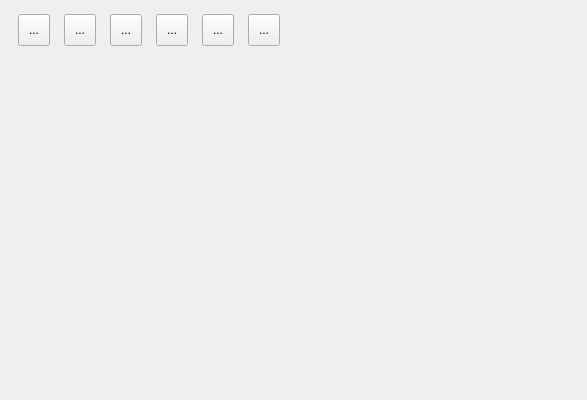
<?xml version="1.0" encoding="UTF-8"?>
<ui version="4.0">
 <class>PagePlay</class>
 <widget class="QWidget" name="PagePlay">
  <property name="geometry">
   <rect>
    <x>0</x>
    <y>0</y>
    <width>587</width>
    <height>400</height>
   </rect>
  </property>
  <property name="minimumSize">
   <size>
    <width>350</width>
    <height>400</height>
   </size>
  </property>
  <property name="windowTitle">
   <string>Form</string>
  </property>
  <widget class="QWidget" name="horizontalLayoutWidget">
   <property name="geometry">
    <rect>
     <x>10</x>
     <y>10</y>
     <width>281</width>
     <height>41</height>
    </rect>
   </property>
   <layout class="QHBoxLayout" name="horizontalLayout">
    <item>
     <widget class="QToolButton" name="btnSlow">
      <property name="minimumSize">
       <size>
        <width>32</width>
        <height>32</height>
       </size>
      </property>
      <property name="text">
       <string>...</string>
      </property>
      <property name="icon">
       <iconset resource="images.qrc">
        <normaloff>:/images/pslow_on.png</normaloff>:/images/pslow_on.png</iconset>
      </property>
      <property name="iconSize">
       <size>
        <width>32</width>
        <height>32</height>
       </size>
      </property>
      <property name="checkable">
       <bool>false</bool>
      </property>
     </widget>
    </item>
    <item>
     <widget class="QToolButton" name="btnFast">
      <property name="minimumSize">
       <size>
        <width>32</width>
        <height>32</height>
       </size>
      </property>
      <property name="text">
       <string>...</string>
      </property>
      <property name="icon">
       <iconset resource="images.qrc">
        <normaloff>:/images/pfast_on.png</normaloff>:/images/pfast_on.png</iconset>
      </property>
      <property name="iconSize">
       <size>
        <width>32</width>
        <height>32</height>
       </size>
      </property>
      <property name="checkable">
       <bool>false</bool>
      </property>
     </widget>
    </item>
    <item>
     <widget class="QToolButton" name="btnHome">
      <property name="minimumSize">
       <size>
        <width>32</width>
        <height>32</height>
       </size>
      </property>
      <property name="text">
       <string>...</string>
      </property>
      <property name="icon">
       <iconset resource="images.qrc">
        <normaloff>:/images/phome_on.png</normaloff>:/images/phome_on.png</iconset>
      </property>
      <property name="iconSize">
       <size>
        <width>32</width>
        <height>32</height>
       </size>
      </property>
      <property name="checkable">
       <bool>false</bool>
      </property>
     </widget>
    </item>
    <item>
     <widget class="QToolButton" name="btnBegin">
      <property name="minimumSize">
       <size>
        <width>32</width>
        <height>32</height>
       </size>
      </property>
      <property name="text">
       <string>...</string>
      </property>
      <property name="icon">
       <iconset resource="images.qrc">
        <normaloff>:/images/pbegin_on.png</normaloff>:/images/pbegin_on.png</iconset>
      </property>
      <property name="iconSize">
       <size>
        <width>32</width>
        <height>32</height>
       </size>
      </property>
      <property name="checkable">
       <bool>false</bool>
      </property>
     </widget>
    </item>
    <item>
     <widget class="QToolButton" name="btnPlay">
      <property name="minimumSize">
       <size>
        <width>32</width>
        <height>32</height>
       </size>
      </property>
      <property name="text">
       <string>...</string>
      </property>
      <property name="icon">
       <iconset resource="images.qrc">
        <normaloff>:/images/pplay_on.png</normaloff>:/images/pplay_on.png</iconset>
      </property>
      <property name="iconSize">
       <size>
        <width>32</width>
        <height>32</height>
       </size>
      </property>
      <property name="checkable">
       <bool>false</bool>
      </property>
     </widget>
    </item>
    <item>
     <widget class="QToolButton" name="btnPause">
      <property name="minimumSize">
       <size>
        <width>32</width>
        <height>32</height>
       </size>
      </property>
      <property name="text">
       <string>...</string>
      </property>
      <property name="icon">
       <iconset resource="images.qrc">
        <normaloff>:/images/ppause_on.png</normaloff>:/images/ppause_on.png</iconset>
      </property>
      <property name="iconSize">
       <size>
        <width>32</width>
        <height>32</height>
       </size>
      </property>
      <property name="checkable">
       <bool>false</bool>
      </property>
     </widget>
    </item>
   </layout>
  </widget>
 </widget>
 <resources>
  <include location="images.qrc"/>
 </resources>
 <connections/>
</ui>
